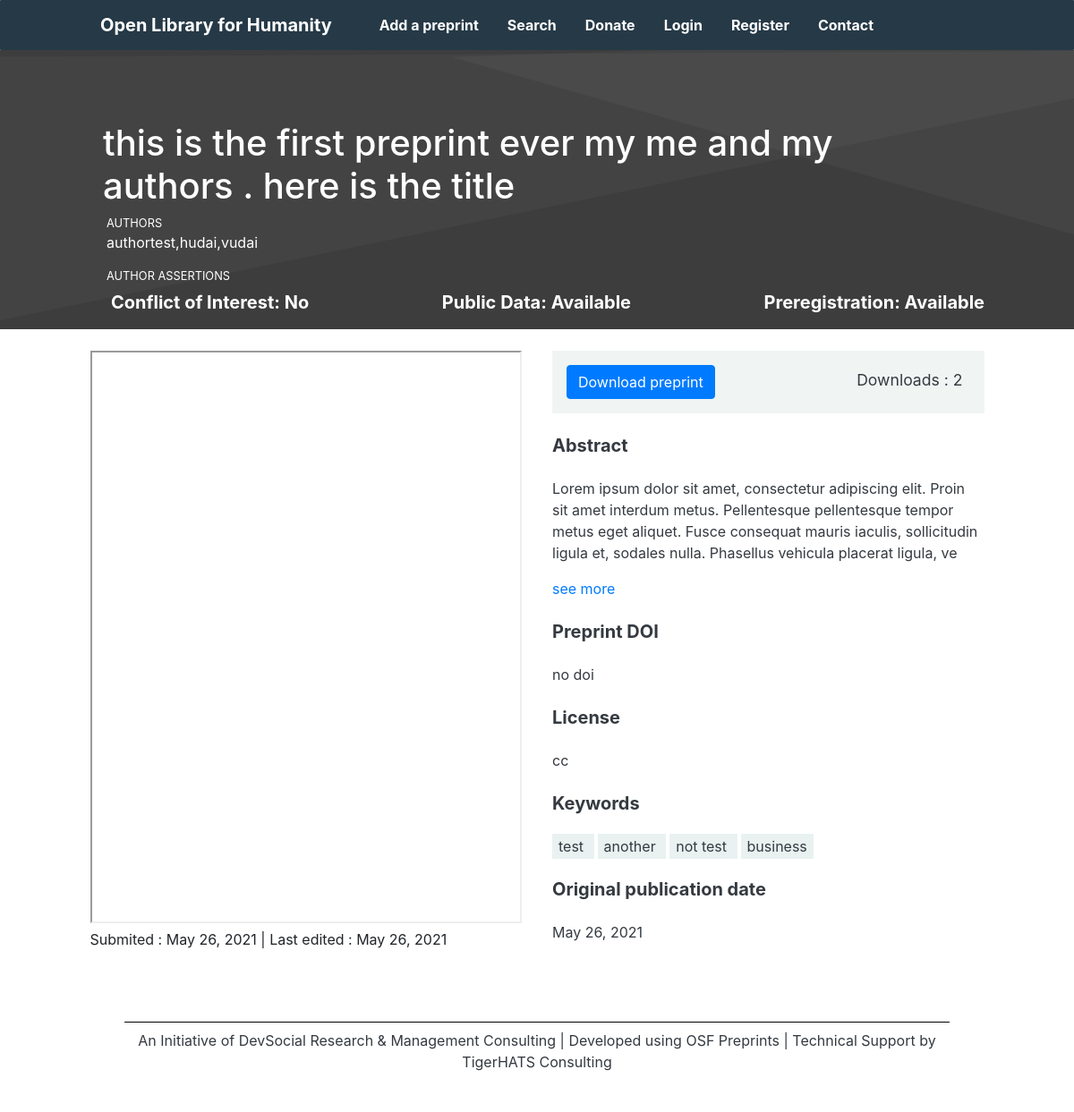
Screenshot of /preprints/preprint-details/6/ with the database file from the repository.
### dashboard/models.py (models this page shows, shortened)
class PreprintDetails(models.Model):
	date = models.DateField(auto_now_add=True,auto_now=False)
	service = models.CharField(null=True,blank=True,max_length=40)
	file = models.FileField(null=True,upload_to='media',blank=True)
	title = models.CharField(null=True,blank=True,max_length=250)
	public_data_link = models.CharField(null=True,blank=True,max_length=50)
	public_data_not_available_describe = models.TextField(null=True,blank=True)
	type_available_link = models.CharField(null=True,blank=True,max_length=100)
	type_available_link_type = models.CharField(null=True,blank=True,max_length=100)
	type_not_availabe_description = models.TextField(null=True,blank=True)
	license_type = models.CharField(null=True,blank=True,max_length=40)
	year = models.CharField(null=True,blank=True,max_length=30)
	copyright_holder = models.CharField(null=True,blank=True,max_length=110)
	doi = models.CharField(null=True,blank=True,max_length=30)
	pubdate=models.CharField(null=True,blank=True,max_length=12)
	keywords = models.CharField(null=True,blank=True,max_length=250)
	absctract = models.TextField(null=True,blank=True)
	selected_main_taxonomy = models.CharField(null=True,blank=True,max_length=240)
	selected_texonomy = models.CharField(null=True,blank=True,max_length=300)
	authors= models.CharField(null=True,blank=True,max_length=60)
	conflict_interest_describe = models.TextField(null=True,blank=True)
	default_author = models.ForeignKey(User,null=True,blank=True,max_length=30,on_delete=models.CASCADE)
	approved = models.BooleanField(default=False)
	rejected = models.BooleanField(default=False)
	def summery(self):
		return self.absctract[:250]
	class Meta:
		verbose_name = 'preprint details'
		verbose_name_plural = 'preprint details'

### preprints/views.py (the view)
# urls.py: path('preprint-details/<int:pk>/',views.preprint_details,name='preprint_details'),
def preprint_details(request,pk):
	sel_preprint=PreprintDetails.objects.get(id=pk)
	get_tags = str(sel_preprint.keywords)
	splitit=get_tags.split(',')
	sel_preprint.keywords=splitit
	try:
		pub_data_len = len(sel_preprint.public_data_link)
	except:
		pub_data_len = 0
	try:
		pub_data_describe_len = len(sel_preprint.public_data_not_available_describe)
	except:
		pub_data_describe_len = 0
	try:
		type_data_len = len(sel_preprint.type_available_link)
	except:
		type_data_len = 0
	try:
		type_data_describe_len = len(sel_preprint.type_not_availabe_description)
	except:
		type_data_describe_len = 0
	try:
		d_count = Downloads.objects.get(preprint=sel_preprint).counter
	except:
		d_count = 0
	return render(request,'preprint-details.html',{'preprint':sel_preprint,'pubdata_len':pub_data_len,'pubdata_desc':pub_data_describe_len,'type_data_len':type_data_len,'type_data_describe_len':type_data_describe_len,'downloaded':d_count})

### templates/preprint-details.html (shortened to what this page needs)
{% extends 'base.html' %}
{% load static %}
{% block content %}
<section id="dark-overlay">
	<div class="row justify-content-center" style="background-image:url({% static 'img/dark-overley.png' %});width:100%;height:39vh;margin:0px !important">
		<div class="col-md-10">
			<h1 class="text-white mb-2" style="margin-top:5rem">{{preprint.title}}</h1>
			<p class="text-white ml-1 mb-0" style="font-size:0.8rem">AUTHORS</p>
			<span class="text-white ml-1" style="margin-top:0px">{{preprint.authors}}</span>
			<p class="text-white ml-1 mb-2 mt-3" style="font-size:0.8rem">AUTHOR ASSERTIONS
			</p>
			<div class="row justify-content-between">
			<h5 class="text-white font-weight-bold ml-4">Conflict of Interest:<span>{% if preprint.conflict_interest_describe == '' %} No {% else %} Yes {% endif %}</span></h5>
			<h5 class="text-white font-weight-bold">Public Data:<span>{% if  pubdata_len == 0 and pubdata_desc == 0 %} Not applicable {% elif pubdata_len == 0 %}Not Available  {% else %}  Available{% endif %}</span></h5>
			<h5 class="text-white font-weight-bold">Preregistration:<span> {% if type_data_len == 0 and type_data_describe_len == 0 %} Not applicable {% elif type_data_len > 0 %}Available {% else %}Not available{% endif %} </span></h5>
			</div>
		</div>
	</div>
</section>
<section id="content-section">
	<div class="row justify-content-center mt-4">
		<div class="col-md-5 mr-1">
			<iframe style="height:80vh;width:100%" src="{{preprint.file.url}}"></iframe><br>
			<p class="d-inline">Submited : {{preprint.date}}</p> | <p class="d-inline">Last edited : {{preprint.date}}</p>
		</div>
		<div class="col-md-5">
			<div class="box pl-3 pt-3 pb-3 d-flex justify-content-between" style="background-color:#f0f5f3">
				<a href="{% url 'downloads' preprint.id %}" class="btn btn-md btn-primary">Download preprint</a>
				<span class="text-dark mr-4 mt-1" style="text-align:center;font-size:1.1rem">Downloads : {{downloaded}}</span>
			</div>
			<div class="abstract mt-4">
				<h5 class="font-weight-bold text-dark mb-4">Abstract</h5>
				<p class="text-dark summery">{{preprint.summery}}</p>
				<span><a class="seemore">see more</a><span>
			</div>
			<div class="doi mt-4">
				<h5 class="font-weight-bold text-dark mb-4">Preprint DOI</h5>
				<p class="text-dark">
					<a href="#" class="text-dark">{{preprint.doi}}</a>
				</p>
			</div>
			<div class="doi mt-4">
				<h5 class="font-weight-bold text-dark mb-4">License</h5>
				<p class="text-dark">
					{{preprint.license_type}}
				</p>
			</div>
			<div class="doi mt-4">
				<h5 class="font-weight-bold text-dark mb-4">Keywords</h5>
				<p class="text-dark mt-2">
					{% for x in preprint.keywords %} <span style="background-color:#e9f2f1;margin-right:4px;padding-left:7px;padding-right:7px;padding-top:4px;padding-bottom:4px">{{x}} </span>{% endfor %}
				</p>
			</div>
			<div class="doi mt-4">
				<h5 class="font-weight-bold text-dark mb-4">Original publication date</h5>
				<p class="text-dark">
					{{preprint.date}}
				</p>
			</div>
		</div>
	</div>
</section>
{% endblock content %}

### rows the page displays
PreprintDetails: title "this is the first preprint ever my me and my authors . here is the title", authors "authortest,hudai,vudai", date "May 26, 2021", summery "Lorem ipsum dolor sit amet, consectetur adipiscing elit. Proin sit amet interdum metus. Pellentesque pellentesque tempor metus eget aliquet. Fusce consequat mauris iaculis, sollicitudin ligula et, sodales nulla. Phasellus vehicula placerat ligula, ve", doi "no doi", license_type "cc"

### other values shown
{{ downloaded }} "2"
{{ x }} "test" "another" "not test" "business"
